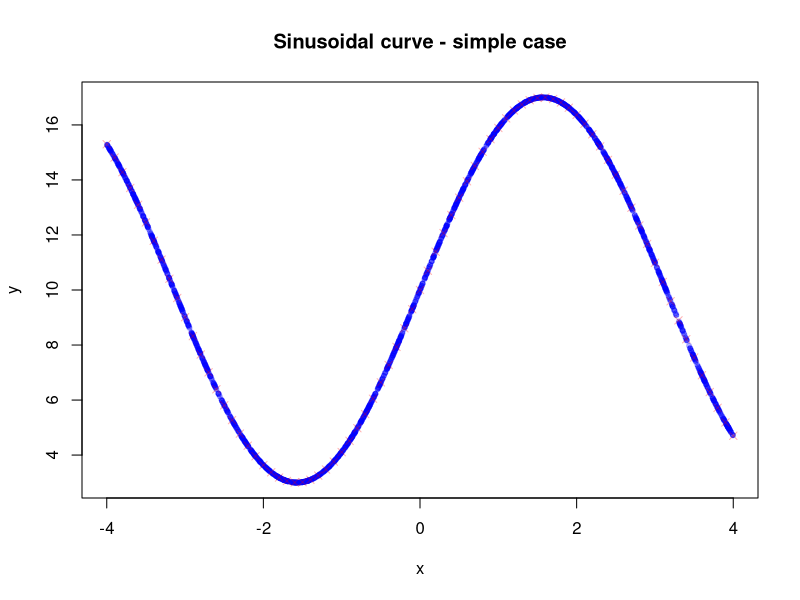

R code for this plot:
# Generate synth problems to test the IPs method
setwd("/home/simon/Desktop/implicit-variational-inference/implicit-processes/synthetic_cases/")
set.seed(123)
samples = 2000
error_factor = 0

# Heterocedastic problem
min_x = -4
max_x = 4

x <- runif(samples, min = min_x, max = max_x)

eps_2 <- rnorm(samples, sd = 2)
y2 <- 7 * sin(x) +10 + eps_2 * sin(x) * error_factor

data_2 <- data.frame(x = x, y = y2)

write.table(x = data_2, file = "synth_data_biased_heteroc.txt", col.names = F, row.names = F)

# 
# # Bimodal problem
# 
# x_1 <- runif(samples, min = -2.0, max = 2.0)
# eps_1 <- rnorm(samples)
# eps_2 <- rnorm(samples)
# 
# disc <- runif(samples, min = 0, max = 1)
# data_1 <- data.frame(x = x_1, y = x_1) # Hacemos el preset de "y" y luego lo sobreescribimos
# 
# data_1$y[disc < 0.5] <- 10*cos(x_1[disc < 0.5]) + eps_2[disc < 0.5]
# data_1$y[disc > 0.5] <- 10*sin(x_1[disc > 0.5]) + eps_1[disc > 0.5]
# plot(data_1, pch = 20, col = "blue", main = "Bi-modal problem")
# 
# write.table(x = data_1, file = "data_1.txt", col.names = F, row.names = F)

x_test <- seq(min_x, max_x, by = 0.1)
eps_test <- rnorm(length(x_test), sd = 2)
y_test <- 7 * sin(x_test) +10 + eps_test * sin(x_test) * error_factor

data_test <- data.frame(x = x_test, y = y_test)

write.table(x = data_test, file = "synth_data_biased_heteroc_test.txt", col.names = F, row.names = F)

plot(x, y2, pch = 20, col = rgb(red = 0, green = 0, blue = 1, alpha = 0.3), main = "Sinusoidal curve - simple case", ylab = "y")
points(x_test, y_test, pch = 4, col = rgb(red = 1, green = 0, blue = 0, alpha = 0.3))

